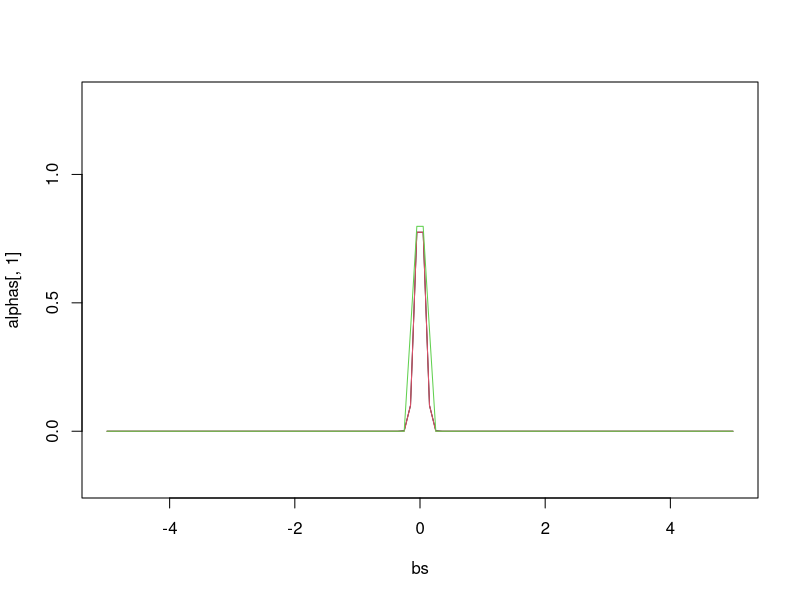

Source code (R): (Note: this script raises an error after producing the figure.)
#Functions
library(truncnorm)
#Error function
erfun<-function(x){
  return(2 * pnorm(x * sqrt(2)) - 1)
}


#Determine competitive kernels

#Gaussian kernel
alpha.g<-function(a,b,omega){
  if(is.na(a)==TRUE | is.na(b)==TRUE){return(0)}
  alpha<-exp(-((a-b)^2/(omega)^2))
  return(alpha)           
}

#Gaussian kernel with threshold (Truncated Gaussian). Very high value of threshold leads to a regular Gaussian kernel.

alpha.gt<-function(a,b,omega,t){
  if(is.na(a)==TRUE | is.na(b)==TRUE){return(0)}
  alpha<-exp(-((a-b)^2/(omega)^2))
  if(abs(a-b)>t){alpha<-0}
  return(alpha)           
}

#Triangle kernel with threshold t
alpha.tri<-function(a,b,t){
  if(is.na(a)==TRUE | is.na(b)==TRUE){return(0)}
  if(abs(a-b)>t){return(alpha<-0)}
  slope<-1/t
  if(((a-b)>-t) & ((a-b)<=0)){alpha<-(1+(slope*(a-b)))}
  if(((a-b)>0) & ((a-b)<t)){alpha<-(1-(slope*(a-b)))}
  return(alpha)
}


#Plot kernels 
a<-0
bs<-seq(-5,5,length.out=100)
alphas<-matrix(ncol=3,nrow=100)
omega<-0.1
t<-0.25
for(i in 1:100){
  b<-bs[i]
  alphas[i,1]<-alpha.g(a,b,omega)
  alphas[i,2]<-alpha.gt(a,b,omega,t)
  alphas[i,3]<-alpha.tri(a,b,t)
}
plot(alphas[,1]~bs,type="l",ylim=c(-0.2,1.3))
lines(alphas[,2]~bs,col=2)
lines(alphas[,3]~bs,col=3)


#This function gives beta functions for three kernel functions for a given pair of trait distributions
beta.num<-function(a,b,omega,t){
  mean.a<-mean(a)
  int<-0
  for(i in 1:10000){
    a1<-sample(a,1)
    b1<-sample(b,1)
    int<-int+((a1-mean.a)*alpha.gt(a1,b1,omega,t))
  }
  int<-int/10000
  return(int)
}


#plot beta function for different trait distribution shapes. Functions for trait distributions:
#1. Normal, 2. Uniform 3. Multimodal
betas<-c()

t<-1
omega<-0.5

t1<-rnorm(100,0,1)
t1<-runif(100,-5,5)
t1<-c(rnorm(50,0,1)+rnorm(50,3,1))


a.mean<-mean(t1)
bs<-matrix(nrow=100,ncol=100)
for(i in 1:nrow(bs)){
  bs[i,]<-c(rnorm(50,sample((-5:5),1),1),rnorm(50,sample((-5:5),1),1))
}

b.means<-apply(bs,1,mean)

for(i in 1:length(b.means)){
 # b.mean<-b.means[i]
  #t2<-rtruncnorm(500,-1,1,b.mean,0.5)
  #t2<-runif(100,b.mean-5,b.mean+5)
  #t2<-rnorm(100,b.mean,1)
  t2<-bs[i]
  
  beta.g<-c(beta.g,beta.num(t1,t2)[1])
  beta.gt<-c(beta.gt,beta.num(t1,t2)[2])
  beta.tri<-c(beta.tri,beta.num(t1,t2)[3])
}
plot(beta.gt~b.means,ylim=c(-0.2,0.2),cex.lab=1.5,ylab="",
     xlab=expression(mu[i]*-mu[j]),main="Truncated Gaussian kernel")
title(ylab=expression(beta[ij]),line=1.9, cex.lab=1.5)
abline(h=0,lty=2)
abline(v=0,lty=2)
legend("topleft",bty="n",legend=c(expression('z'[i]*'~ U(-5,5)'),expression('z'[j]*'~ U('*mu[j]*'- 5,'*mu[j]*'+ 5)')))

legend("topright",bty="n",legend=c(expression('z'[i]*'~ N('*mu[i]*',0.5)'),expression('z'[j]*'~ N('*mu[j]*',0.5)')))
legend("topleft",bty="n",legend=c("Both species have bimodal trait distributions"))




t1<-rnorm(1000,-5,1)
t2<-t1[t1>-5]
t2<-t2[t2<5]

ss<-seq(-5,0,by=0.3)
dff<-c()
for(i in 1:length(ss)){
  s1<-rnorm(1000,ss[i],1)
  s2<-s1[s1>-5]
  s2<-s2[s2<5]
  dff<-c(dff,(beta.num(t1,s1,omega,t)[2]-beta.num(t2,s2,omega,t)[2]))
}

plot(dff~ss,type="l")




##############
#Draw a generic beta function
b<-seq(-8,5,length.out=200)
bet1<-vector(length=200)
for(i in 1:length(b)){
  a1<-runif(500,-5,5)
  b1<-runif(500,b[i],b[i]+3)
  bet1[i]<--beta.num(a1,b1,0.5,0.5)
  
}
b0<-b+1.5
plot(bet1~b0,type="l")
#,axes=FALSE,ann=FALSE)

p1<-plot(bet1~b,type="l",axes=FALSE,ann=FALSE)

tiff('beta_num.tiff', units="in", width=10, height=5, res=300)
plot(bet1~b,type="l",axes=FALSE,ann=FALSE)
dev.off()
